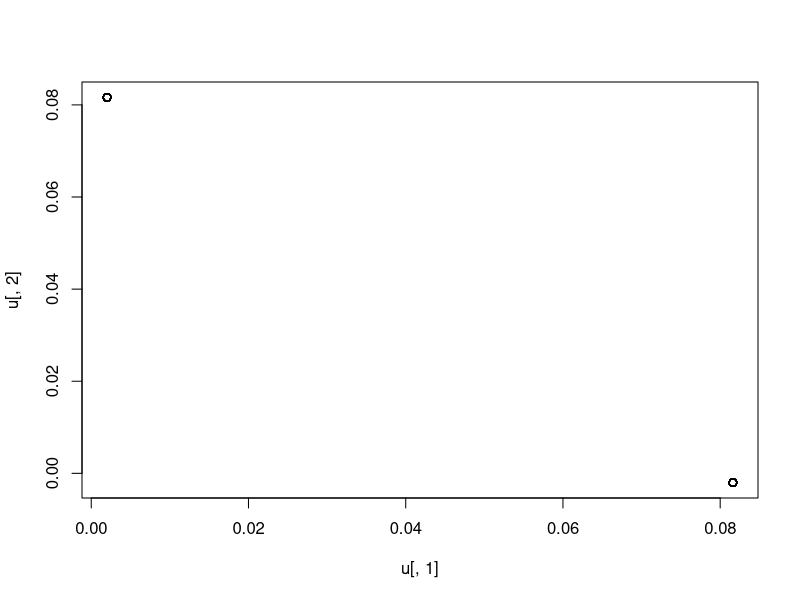
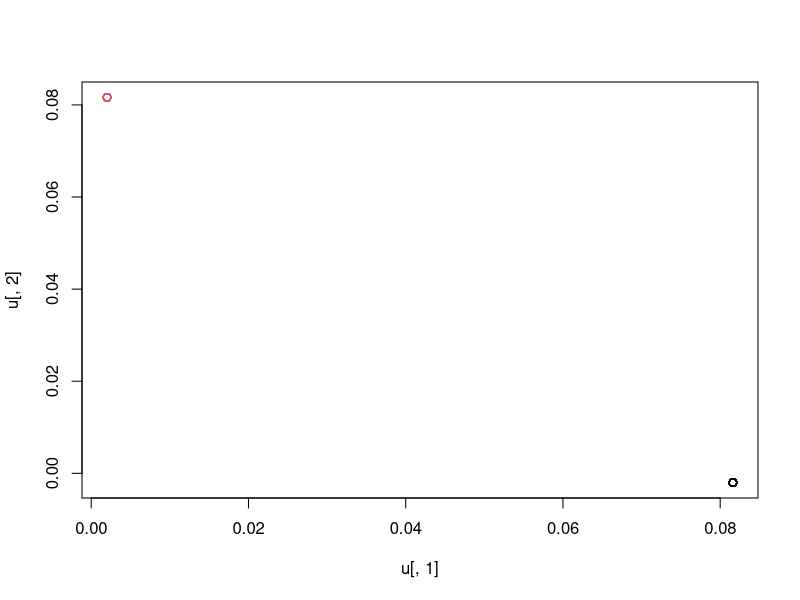
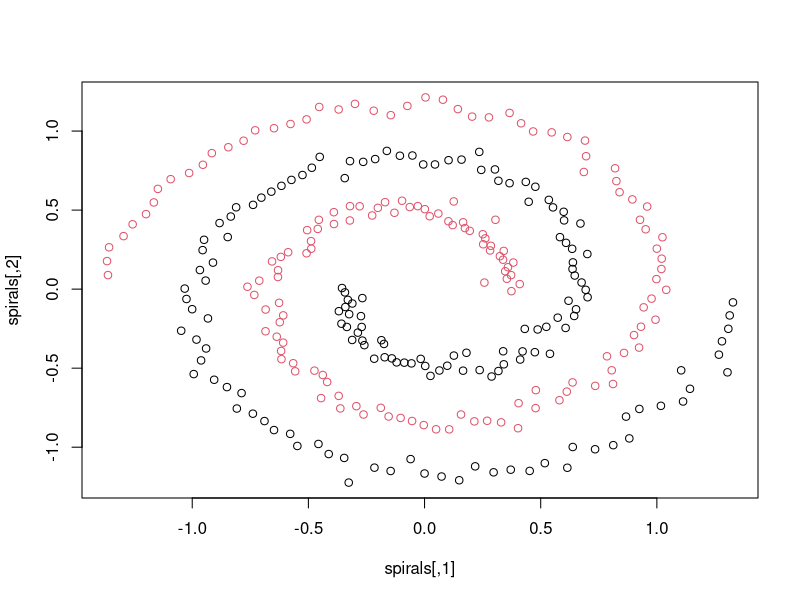

The R script that drew these images, in order:
require(kernlab)
data(spirals)
alpha = 1
d = as.matrix(dist(spirals))
S = exp(-alpha*d**2)
n = nrow(spirals)
A <- matrix(rep(0,n^2), ncol=n)
n.voisins = 4
for(i in 1:n) { # pour chaque ligne
  best.similarities <- sort(S[i,], decreasing=TRUE)[1:n.voisins]
  for (s in best.similarities) {
    j <- which(S[i,] == s)
    A[i,j] <- S[i,j]
    A[j,i] <- S[i,j] 
  }
}

D = diag(rowSums(A))  
L = D - A

specL =  eigen(L, symmetric = TRUE) 
u = specL$vectors[,299:300]
plot(u[,1], u[,2])
testkm =  kmeans(u, centers = 2, nstart = 100)
plot(u[,1], u[,2], col = testkm$cluster)
plot(spirals, col=testkm$cluster)
